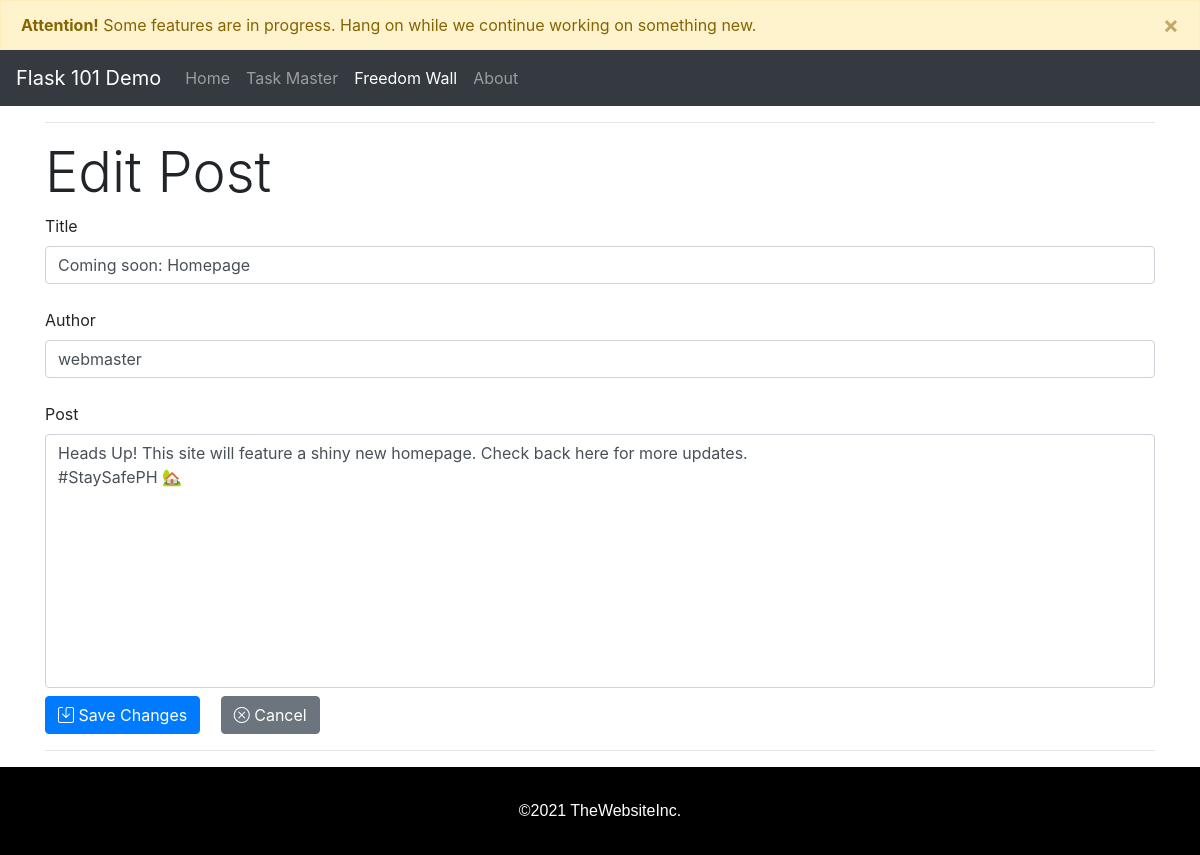
The app's page /blog_edit/4, older data.
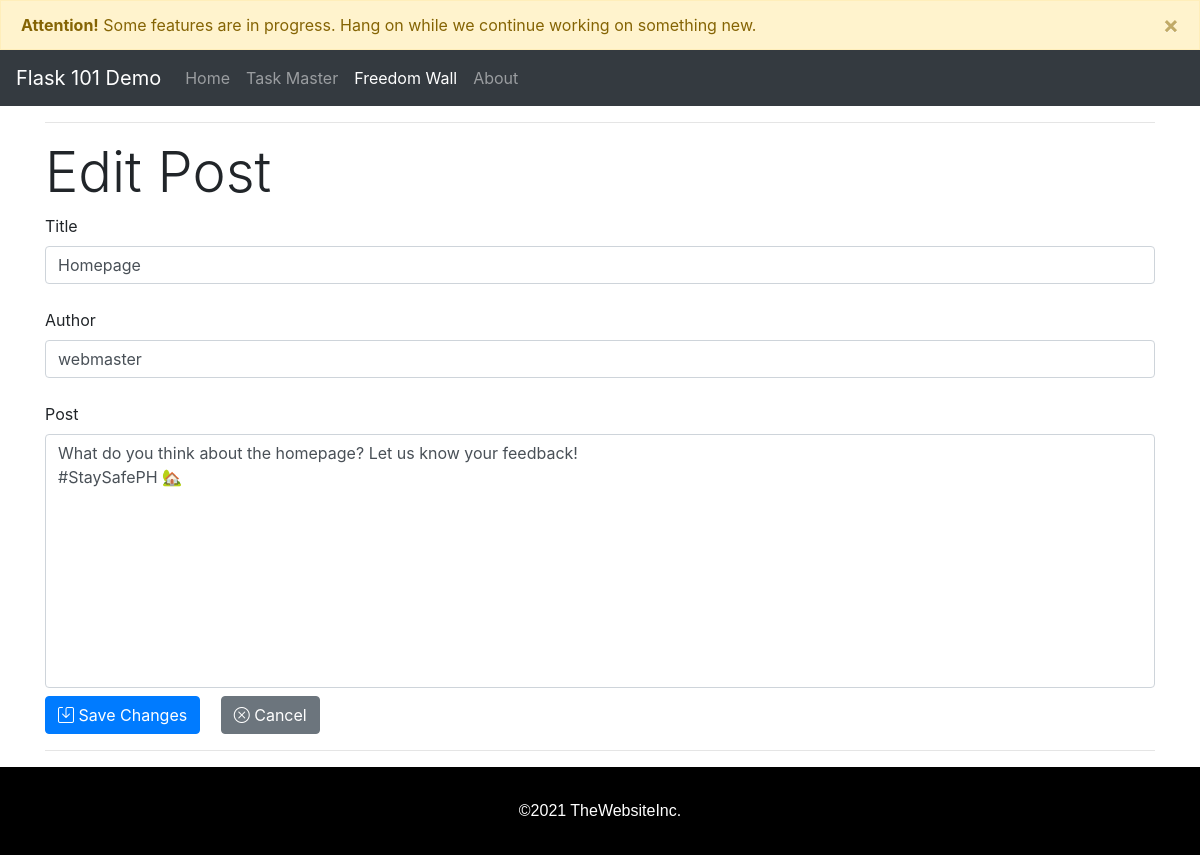
The same page, newer data.
### app.py (models this page shows, shortened)
class BlogPost(db.Model):
    id = db.Column(db.Integer, primary_key = True)
    title = db.Column(db.String(50), nullable = False)
    content = db.Column(db.Text, nullable=False)
    author = db.Column(db.String(20), nullable=False)
    datePosted = db.Column(db.DateTime, nullable = False , default = datetime.utcnow)
    dateEdited = db.Column(db.String(30), nullable = False, default = datetime.utcnow)

### app.py (the view)
@app.route('/blog_edit/<int:id>', methods= ['GET', 'POST'])
def blog_edit(id):
    post = BlogPost.query.get_or_404(id)
    if request.method == 'POST':
        post.title = request.form['title']
        post.author = request.form['author']
        post.content = request.form['content']
        post.dateEdited = request.form['dateEdited']
        db.session.commit()
        return redirect('/blog_posts')
    else:
        return render_template('blog_edit.html', post=post)

### templates/blog_edit.html (shortened to what this page needs)
{% extends 'base.html' %}  {% block body %}
<div class="container">
  <hr />
  <h2 class="display-4">Edit Post</h2>
  <form action="/blog_edit/{{post.id}}" method="POST" novalidate>
    <label for="title">Title</label>
    <input class="form-control" type="text" name="title" id="title" value="{{post.title}}" autocomplete="off"
      required />
    <br />
    <label for="author">Author</label>
    <input class="form-control" type="text" name="author" id="author" value="{{post.author}}" autocomplete="off"
      required />
    <br />
    <label for="content">Post</label>
    <textarea class="form-control mb-2" style="resize: none" name="content" id="content" cols="30" rows="10"
      value="{{post.content}}">
{{post.content}}</textarea>
    <button type="submit" class="btn btn-primary mr-3">
      <i class="bi bi-save"></i> Save Changes
    </button>
    <a href="/blog_posts" class="btn btn-secondary" role="button"><i class="bi bi-x-circle"></i> Cancel</a>
  </form>
  <hr />
</div>
{% endblock %}

Row changes from the older to the newer data that the page shows:
changed BlogPost "webmaster": title "Coming soon: Homepage" → "Homepage"; content "Heads Up! This site will feature a shiny new homepage. Check back here for more updates. #StaySafePH 🏡" → "What do you think about the homepage? Let us know your feedback! #StaySafePH 🏡"
